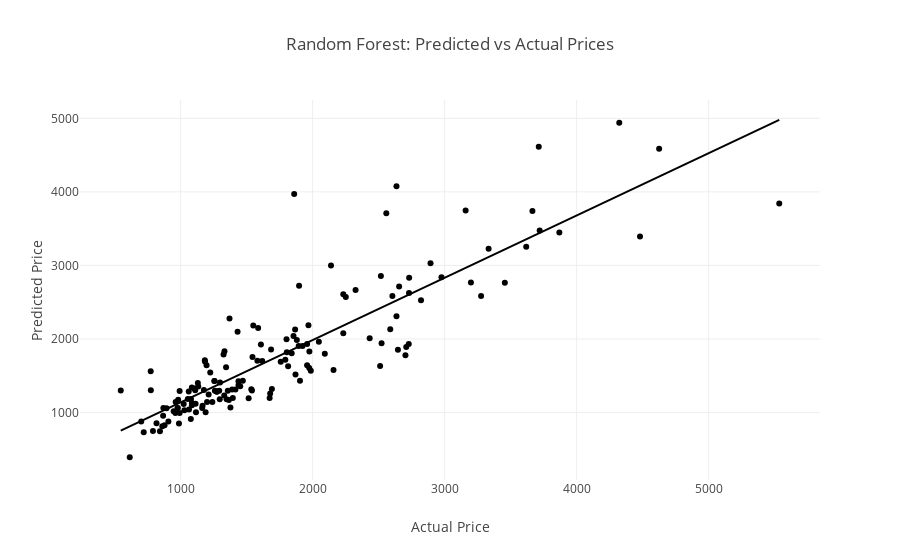

Notebook source saved alongside this figure:
### Markdown cell above
### Visualisation de prediction de prix de Random Forest modèle

### Code cell
import plotly.express as px
# Predicted vs Actual Prices
result_df = pd.DataFrame({'Actual Price': y_test, 'Predicted Price': y_pred_rf})
fig2 = px.scatter(result_df, x='Actual Price', y='Predicted Price', 
                  title='Random Forest: Predicted vs Actual Prices',
                  labels={'Actual Price': 'Actual Price', 'Predicted Price': 'Predicted Price'},
                  trendline='ols')

fig2.show()

### Figure 1 — Plotly figure (JSON) as saved in the notebook; plotly's stock layout.template omitted (floating-point values rounded to 4 significant figures; data arrays with more than 128 entries replaced by an {"elided": "..."} marker saying what was removed)
{"data": [{"hovertemplate": "Actual Price=%{x}<br>Predicted Price=%{y}<extra></extra>", "legendgroup": "", "marker": {"color": "#000001", "symbol": "circle"}, "mode": "markers", "name": "", "orientation": "v", "showlegend": false, "type": "scatter", "x": {"elided": "151 int values"}, "xaxis": "x", "y": {"elided": "151 float values"}, "yaxis": "y"}, {"hovertemplate": "<b>OLS trendline</b><br>Predicted Price = 0.846766 * Actual Price + 292.148<br>R<sup>2</sup>=0.761939<br><br>Actual Price=%{x}<br>Predicted Price=%{y} <b>(trend)</b><extra></extra>", "legendgroup": "", "marker": {"color": "#000001", "symbol": "circle"}, "mode": "lines", "name": "", "showlegend": false, "type": "scatter", "x": {"elided": "151 int values"}, "xaxis": "x", "y": {"elided": "151 float values"}, "yaxis": "y"}], "layout": {"legend": {"tracegroupgap": 0}, "title": {"text": "Random Forest: Predicted vs Actual Prices"}, "xaxis": {"anchor": "y", "domain": [0, 1], "title": {"text": "Actual Price"}}, "yaxis": {"anchor": "x", "domain": [0, 1], "title": {"text": "Predicted Price"}}}}
